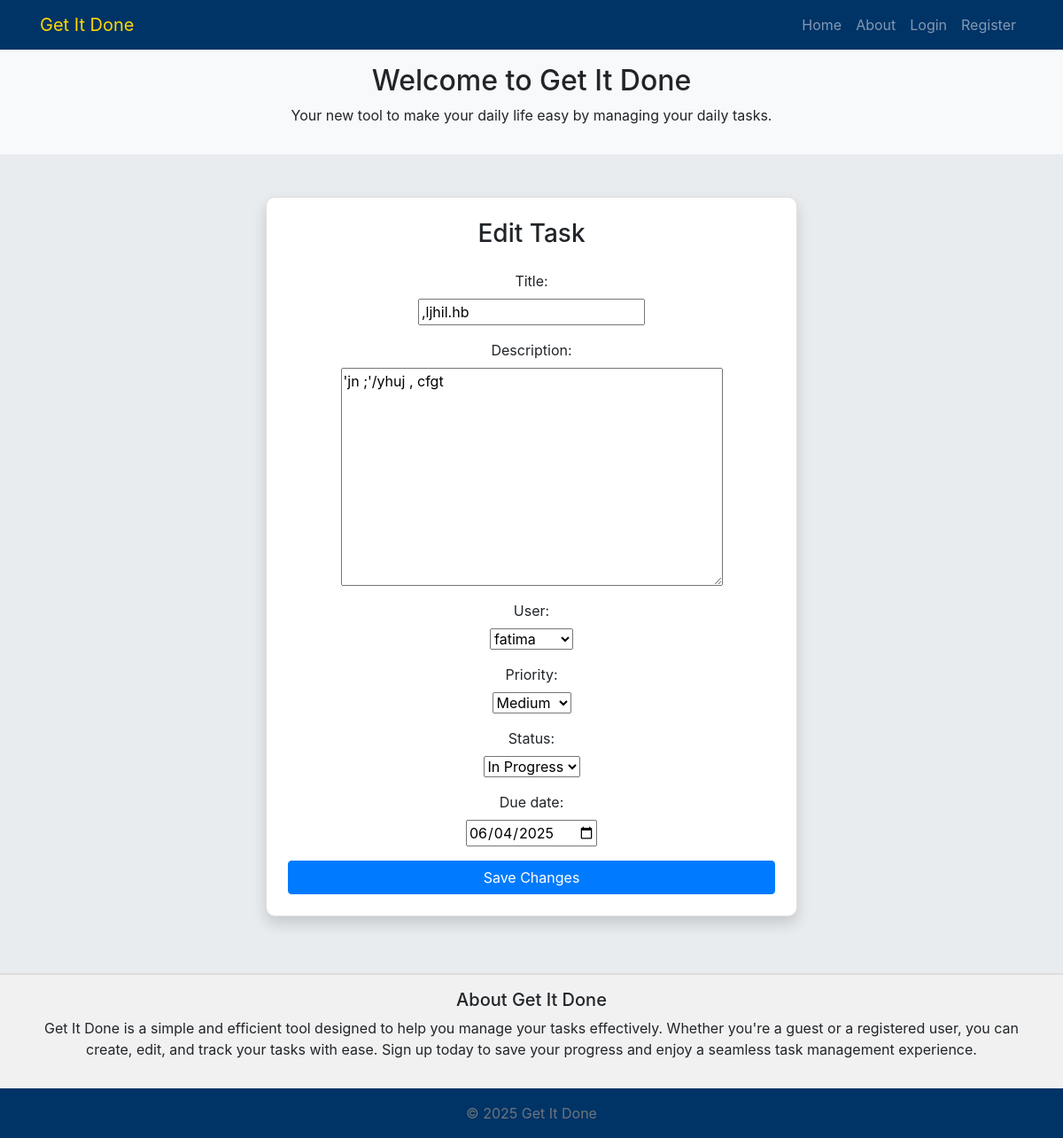
/edit-task/10/, run on an earlier commit of the app's database.
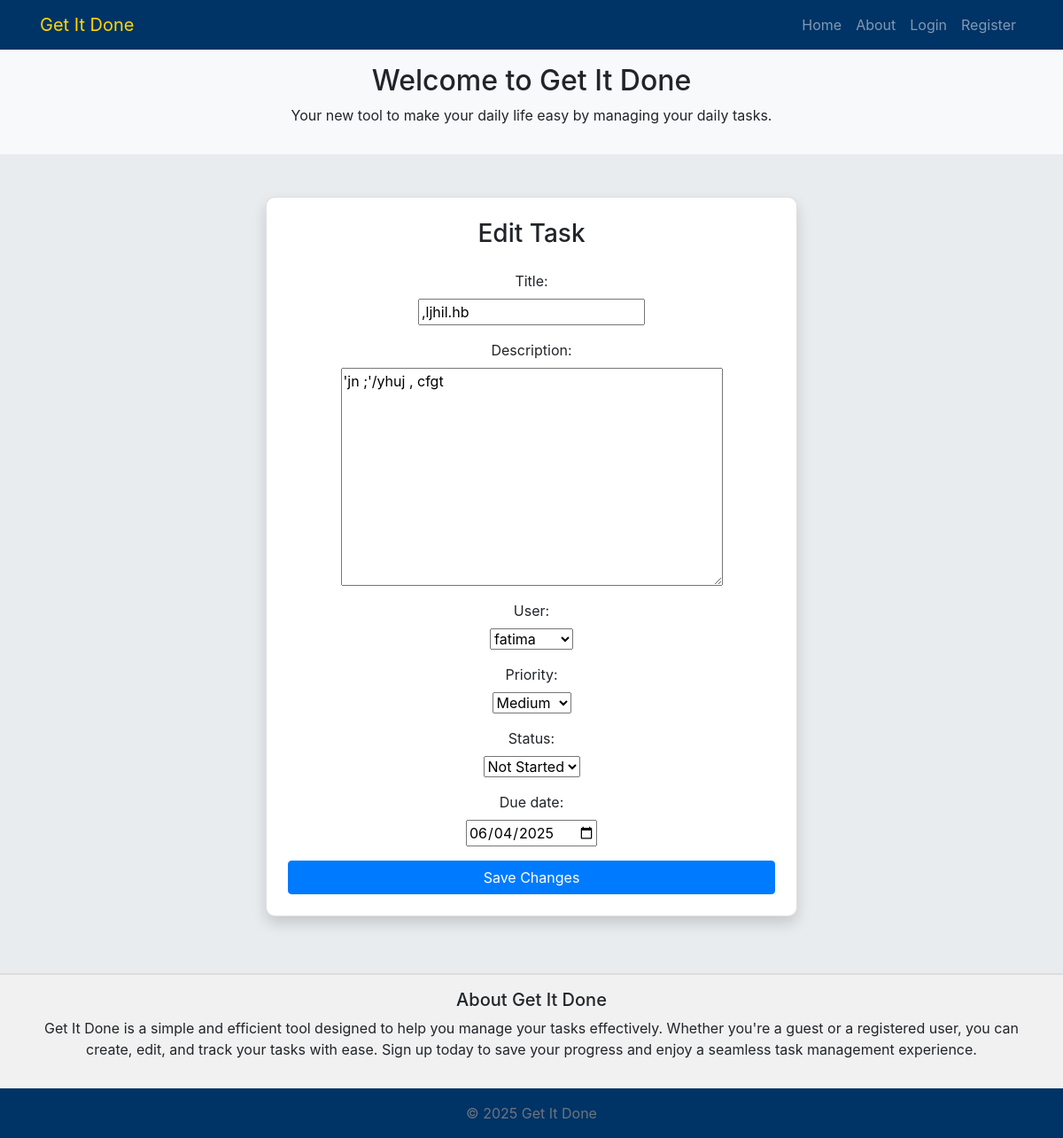
And on a later commit of the database.
### tasks/models.py (models this page shows, shortened)
class Task(models.Model):
    PRIORITY_CHOICES = [
        ('low', 'Low'),
        ('medium', 'Medium'),
        ('high', 'High'),
    ]
    STATUS_CHOICES = [
        ('not_started', 'Not Started'),
        ('in_progress', 'In Progress'),
        ('done', 'Done'),
    ]
    title = models.CharField(max_length=255)
    description = models.TextField()
    user = models.ForeignKey(User, on_delete=models.CASCADE, null=True, blank=True)
    priority = models.CharField(max_length=50, choices=PRIORITY_CHOICES)
    status = models.CharField(max_length=50, choices=STATUS_CHOICES)
    due_date = models.DateField()
    created_at = models.DateTimeField(auto_now_add=True)

### tasks/views.py (the view)
# urls.py: path('edit-task/<int:task_id>/', views.edit_task_view, name='edit_task'),
def edit_task_view(request, task_id):
    task = get_object_or_404(Task, id=task_id)
    if request.method == 'POST':
        form = TaskForm(request.POST, instance=task)
        if form.is_valid():
            form.save()
            messages.success(request, 'Task edited successfully!')
            return redirect('home')
        else:
            messages.error(request, 'Failed to edit task. Please correct the errors below.')
    else:
        form = TaskForm(instance=task)
    return render(request, 'tasks/edit_task.html', {'form': form, 'task': task})

### tasks/forms.py (shortened to what this page needs)
class TaskForm(forms.ModelForm):
    user = forms.ModelChoiceField(queryset=User.objects.all(), required=False, empty_label="Guest")
    class Meta:
        model = Task
        fields = ['title', 'description', 'user', 'priority', 'due_date', 'status']
        widgets = {
            'due_date': forms.DateInput(attrs={'type': 'date'}),
        }

### tasks/templates/tasks/edit_task.html (shortened to what this page needs)
{% extends 'tasks/base.html' %}
{% load static %}
{% block content %}
<div class="container d-flex justify-content-center align-items-center min-vh-80">
    <div class="card p-4 shadow container-bg centered-card">
        <h3 class="text-center mb-4">Edit Task</h3>
        <form method="post" action="{% url 'edit_task' task.id %}" id="edit-task-form">
            <div class="form-group text-center">
                {{ form.title.label_tag }}
                {{ form.title }}
            </div>
            <div class="form-group text-center">
                {{ form.description.label_tag }}
                {{ form.description }}
            </div>
            <div class="form-group text-center">
                {{ form.user.label_tag }}
                {{ form.user }}
            </div>
            <div class="form-group text-center">
                {{ form.priority.label_tag }}
                {{ form.priority }}
            </div>
            <div class="form-group text-center">
                {{ form.status.label_tag }}
                {{ form.status }}
            </div>
            <div class="form-group text-center">
                {{ form.due_date.label_tag }}
                {{ form.due_date }}
            </div>
            <div class="text-center">
                <button type="submit" class="btn btn-primary w-100">Save Changes</button>
            </div>
        </form>
    </div>
</div>
{% endblock %}

What changed in the data, as far as the page shows it:
changed Task ",ljhil.hb": status "In Progress" → "Not Started"
